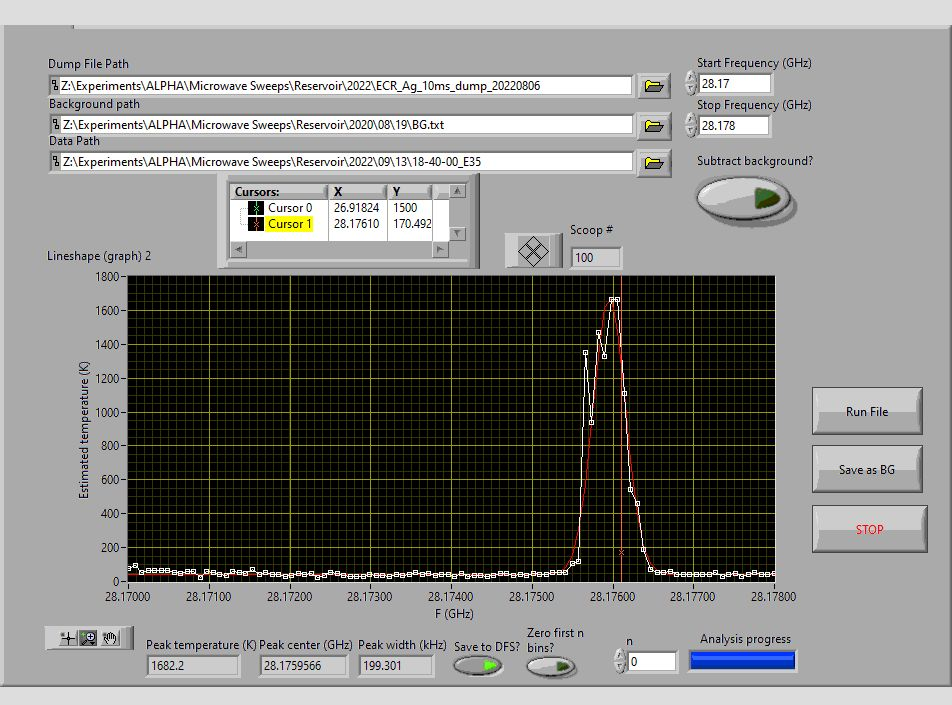
#> input picture 18-40-00_E35.jpg, 952 x 705 px
$ python script.py
#> lines starting #> are read from the running program, lines starting #| are printed output that depends on the picture
from PIL import Image

import pytesseract


imgname = "18-40-00_E35.jpg"
im = Image.open(imgname)
#> im is the input picture: PIL image 952x705 RGB; mean R, G, B 130.6, 130.5, 128.3


crop_rectangle = (262, 655, 348, 675)
cropped_im = im.crop(crop_rectangle)
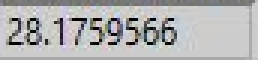
#> cropped_im: PIL image 86x20 RGB (shown 3 times larger); mean R, G, B 177.1, 176.7, 177.3

#> (the run stopped early here; a loop or call above may not have finished)
